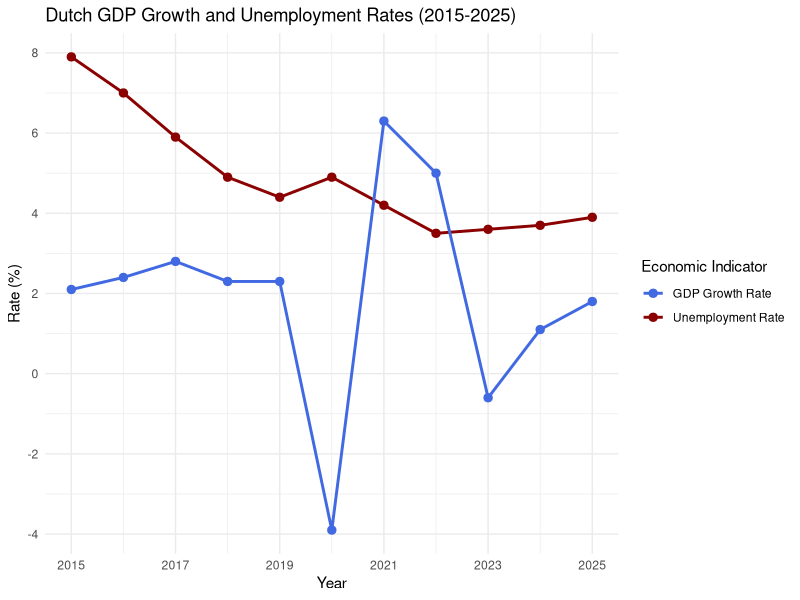

Write the R code that produced this figure. (Note: this script raises an error after producing the figure.)
## ---- chunk 1
library(tidyverse)
library(maps)

# Load data
gdp_data           <- read_csv("data/raw_gdp.csv")
unemployment_sex   <- read_csv("data/raw_unemployment_sex.csv")
unemployment_youth <- read_csv("data/raw_unemployment_youth.csv")

# Clean data
gdp_clean <- gdp_data %>% 
  filter(geo == "Netherlands") %>%
  select(TIME_PERIOD, OBS_VALUE) %>%
  rename(Year = TIME_PERIOD, GDP_Growth = OBS_VALUE) %>%
  filter(!is.na(GDP_Growth))

unemp_clean <- unemployment_sex %>% 
  filter(geo == "Netherlands") %>%
  select(TIME_PERIOD, OBS_VALUE) %>%
  rename(Year = TIME_PERIOD, Unemp_Rate = OBS_VALUE) %>%
  mutate(Unemp_Rate = ifelse(Unemp_Rate == -99, NA, Unemp_Rate)) %>%
  filter(!is.na(Unemp_Rate))

youth_clean <- unemployment_youth %>% 
  filter(geo == "Netherlands") %>%
  select(TIME_PERIOD, OBS_VALUE) %>%
  rename(Year = TIME_PERIOD, Youth_Unemp_Rate = OBS_VALUE) %>%
  mutate(Youth_Unemp_Rate = ifelse(Youth_Unemp_Rate == -99, NA, Youth_Unemp_Rate)) %>%
  filter(!is.na(Youth_Unemp_Rate))

# Merge and engineer variables
combined_data <- gdp_clean %>%
  left_join(unemp_clean, by = "Year") %>%
  left_join(youth_clean, by = "Year") %>%
  mutate(Youth_Vulnerability_Ratio = Youth_Unemp_Rate / Unemp_Rate)
## ---- chunk 2
ggplot(data = combined_data, aes(x = Year)) +
  geom_line(aes(y = Unemp_Rate, color = "Unemployment Rate"), linewidth = 1) +
  geom_point(aes(y = Unemp_Rate, color = "Unemployment Rate"), size = 2.5) +
  
  geom_line(aes(y = GDP_Growth, color = "GDP Growth Rate"), linewidth = 1) +
  geom_point(aes(y = GDP_Growth, color = "GDP Growth Rate"), size = 2.5) +
  
  scale_color_manual(values = c("Unemployment Rate" = "darkred", "GDP Growth Rate" = "royalblue")) +
  scale_x_continuous(breaks = seq(2015, 2025, by = 2)) +
  scale_y_continuous(breaks = seq(-4, 10, by = 2)) +
  theme_minimal() +
  labs(
    title = "Dutch GDP Growth and Unemployment Rates (2015-2025)",
    x = "Year",
    y = "Rate (%)",
    color = "Economic Indicator"
  )
## ---- chunk 3
# Build the data the map needs
europe_map <- map_data("world") %>%
  filter(region %in% c("Netherlands", "Germany", "Belgium", "France",
                       "Italy", "Spain", "Austria", "Denmark"))

europe_unemp_2020 <- unemployment_sex %>%
  filter(TIME_PERIOD == 2020) %>%
  rename(region = geo)

map_data_joined <- left_join(europe_map, europe_unemp_2020, by = "region")

country_labels <- map_data_joined %>%
  group_by(region) %>%
  summarise(
    long = mean(range(long)),
    lat = mean(range(lat)),
    Unemp_Rate = first(OBS_VALUE)
  ) %>%
  mutate(
    lat = case_when(
      region == "Netherlands" ~ lat + 1.0,
      region == "Belgium" ~ lat - 0.6,
      TRUE ~ lat
    ),
    long = case_when(
      region == "Netherlands" ~ long - 0.5,
      region == "Belgium" ~ long - 0.9,
      region == "Germany" ~ long + 0.6,
      TRUE ~ long
    )
  )

# Neutral background of surrounding countries
europe_bg <- map_data("world") %>%
  filter(region %in% c("Netherlands", "Germany", "Belgium", "France", "Italy",
                       "Spain", "Austria", "Denmark", "Portugal", "Switzerland",
                       "UK", "Ireland", "Luxembourg", "Czech Republic", "Poland",
                       "Slovenia", "Croatia", "Slovakia", "Hungary", "Norway",
                       "Sweden"))

# The map
ggplot() +
  geom_polygon(data = europe_bg, aes(x = long, y = lat, group = group),
               fill = "gray80", color = "white", linewidth = 0.3) +
  geom_polygon(data = map_data_joined,
               aes(x = long, y = lat, group = group, fill = OBS_VALUE),
               color = "white", linewidth = 0.3) +
  geom_point(data = data.frame(long = NA, lat = NA, grp = "Not available"),
             aes(x = long, y = lat, shape = grp), fill = "gray80",
             color = "gray40", size = 4) +
  scale_fill_gradient(low = "royalblue", high = "firebrick",
                      na.value = "gray80", name = "Unemployment (%)") +
  scale_shape_manual(name = NULL, values = c("Not available" = 22)) +
  geom_label(data = country_labels,
             aes(x = long, y = lat, label = paste0(region, "\n", Unemp_Rate, "%")),
             inherit.aes = FALSE,
             fill = "white", color = "black", size = 3.0, fontface = "bold",
             label.padding = unit(0.2, "lines"), label.size = 0.15) +
  coord_fixed(1.3, xlim = c(-10, 20), ylim = c(35, 58)) +
  theme_minimal() +
  labs(title = "Unemployment in Europe (2020)", x = "Longitude", y = "Latitude")
## ---- chunk 4
df_total <- unemp_clean %>%
  rename(Unemployment_Rate = 2) %>%
  mutate(Demographic_Group = "Total Unemployment")

df_youth <- youth_clean %>%
  filter(Year >= 2015 & Year <= 2025) %>%
  rename(Unemployment_Rate = 2) %>%
  mutate(Demographic_Group = "Youth Unemployment")

youth_data <- bind_rows(df_total, df_youth)

# Compute IQR bounds per group for labelling
iqr_labels <- youth_data %>%
  group_by(Demographic_Group) %>%
  summarise(
    q1 = quantile(Unemployment_Rate, 0.25),
    q3 = quantile(Unemployment_Rate, 0.75),
    iqr = q3 - q1
  ) %>%
  mutate(label = paste0("IQR: ", round(iqr, 1), " ppt"))
ggplot(data = youth_data, aes(x = Demographic_Group, y = Unemployment_Rate, fill = Demographic_Group)) +
  geom_boxplot(alpha = 0.7, width = 0.5, outlier.shape = NA) +
  geom_jitter(width = 0.12, size = 1.8, alpha = 0.6) +
  geom_text(data = iqr_labels,
            aes(x = Demographic_Group, y = q3, label = label),
            inherit.aes = FALSE,
            hjust = -0.25, vjust = -0.5, size = 3.2, fontface = "italic") +
  scale_fill_manual(values = c("Total Unemployment" = "darkred", "Youth Unemployment" = "orange")) +
  ylim(2.5, 13) +
  theme_minimal() +
  theme(legend.position = "none") +
  labs(
    title = "Dutch Youth vs. Total Unemployment (2015-2025)",
    x = NULL,
    y = "Unemployment Rate (%)"
  )
## ---- chunk 5
temporal_changes <- combined_data %>%
  arrange(Year) %>%
  mutate(
    Ppt_Change = Unemp_Rate - lag(Unemp_Rate),
    x_mid = (Year + lag(Year)) / 2,
    y_mid = (Unemp_Rate + lag(Unemp_Rate)) / 2,
    Label_Text = ifelse(Ppt_Change > 0, 
                        paste0("+", round(Ppt_Change, 1), "%"), 
                        paste0(round(Ppt_Change, 1), "%"))
  ) %>%
  filter(!is.na(Ppt_Change))

ggplot(data = combined_data, aes(x = Year, y = Unemp_Rate)) +
  geom_line(color = "darkred", linewidth = 1) +
  geom_point(color = "darkred", size = 2.5) +
  geom_vline(xintercept = 2020, linetype = "dashed", color = "black", linewidth = 0.8) +
  annotate("text", x = 2020.2, y = 7, label = "COVID-19 Shock (2020)", hjust = 0, fontface = "bold") +
  
  geom_label(data = temporal_changes, 
             aes(x = x_mid, y = y_mid, label = Label_Text),
             fill = "white", color = "gray20", size = 2.8, fontface = "bold",
             label.padding = unit(0.15, "lines"), label.size = 0.1) +
             
  scale_x_continuous(breaks = seq(2015, 2025, by = 2)) +
  theme_minimal() +
  labs(title = "Dutch Unemployment Rate (2015-2025)", x = "Year", y = "Unemployment Rate (%)") +
  ylim(1.5, 9)
